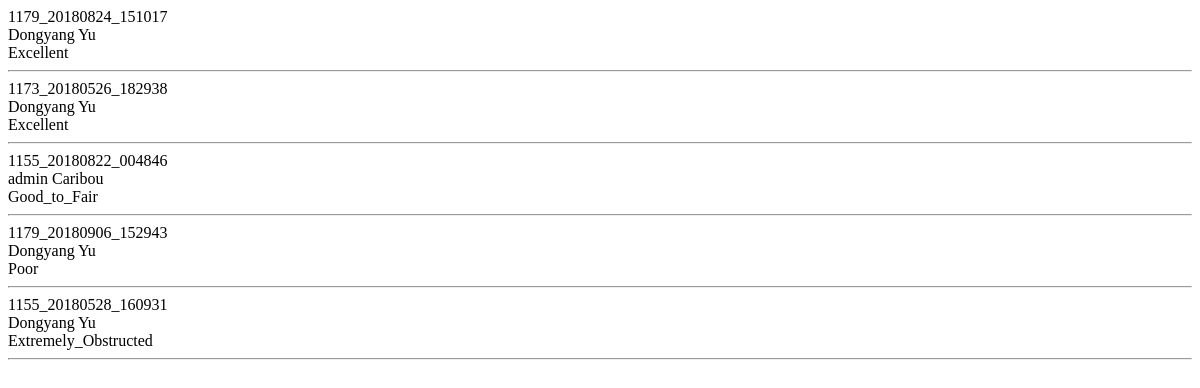
The page /analysis/content/ on the database as committed earlier.
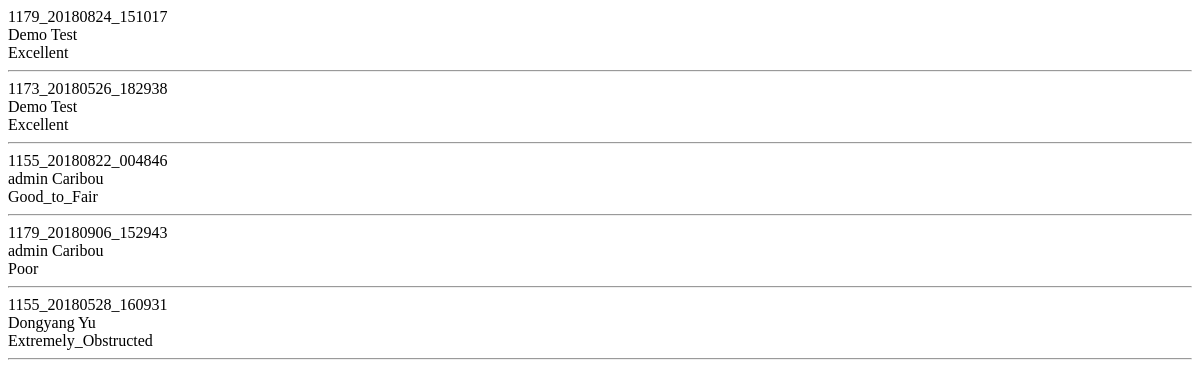
The same page on the database as committed later.
### analysis/models.py (models this page shows, shortened)
class Result(models.Model):
    File_Name = models.CharField(max_length=60, primary_key=True)
    Observer_Name = models.CharField(max_length=40)
    Cam_ID = models.IntegerField(default=0)
    Date = models.CharField(max_length=8, default='')
    Time = models.CharField(max_length=6, default='')
    Week_Num = models.IntegerField(default=0)
    Choices_Video_Quality = (
        ('Excellent', 'EXCELLENT'),
        ('Good_to_Fair', 'GOOD to FAIR'),
        ('Poor', 'POOR'),
        ('Extremely_Obstructed', 'EXTREMELY OBSTRUCTED'),
    )
    Video_Quality = models.CharField(max_length=20,
                                     choices=Choices_Video_Quality,)
    Choices_Ruminating_Foraging = (
        ('Chewing', 'CHEWING'),
        ('Drinking', 'DRINKING'),
        ('Eating', 'EATING'),
        ('Licking', 'LICKING soil for minerals but did not eat'),
        ('None', 'None of the above'),
        ('Ruminating', 'RUMINATING'),
    )
    Ruminating_Foraging=models.CharField(max_length=12,
                                         choices=Choices_Ruminating_Foraging,)
    Choices_State_of_Locomotion = (
        ('Napping', 'Napping'),
        ('Running', 'Running'),
        ('Stationary_Awake', 'Stationary Awake'),
        ('Wading/Swimming', 'Wading/Swimming'),
        ('Walking', 'Walking'),
    )
    State_of_Locomotion=models.CharField(max_length=20,
                                         choices=Choices_State_of_Locomotion,)
    Choices_Is_a_calf_visible = (
        ('No', 'No'),
        ('Yes_her_own', 'Yes – her own'),
        ('Yes_possibly_her_own', 'Yes – possibly her own'),
        ('Yes_with_another_cow', 'Yes – with another cow'),
    )
    Is_a_calf_visible=models.CharField(max_length=20,
                                       choices=Choices_Is_a_calf_visible,)
    Choices_Other_caribou_visible_excluding_own_calf = (
        ('Yes_one_to_a_few', 'Yes – one to a few individuals'),
        ('Yes_herd', 'Yes – herd'),
        ('Yes', 'Yes'),
        ('No', 'No'),
    )
    Other_caribou_visible_excluding_own_calf=models.CharField(max_length=20,
                                                              choices=Choices_Other_caribou_visible_excluding_own_calf,)
    Choices_Does_the_cow_have_antlers = (
        ('Yes', 'Yes'),
        ('No', 'No'),
        ('cant see', "Can't see/Not sure/Not relevant"),
    )
    Does_the_cow_have_antlers=models.CharField(max_length=20,
                                               choices=Choices_Does_the_cow_have_antlers,)
    MultiChoices_Potential_insect_avoidance_behavior = (
        ('Shook_its_head', 'Shook its head'),
        ('Kept_nose_Ground', 'Kept its nose still AND on the ground'),
        ('Scratched', 'Scratched'),
        ('Sought_snow_patch', 'Sought snow patch'),
        ('Huddled', 'Huddled'),
        ('None', 'None of the above'),
    )
    Potential_insect_avoidance_behavior=MultiSelectField(choices=MultiChoices_Potential_insect_avoidance_behavior,
                                                         )
    Choices_What_part_of_the_habitat_is_visible = (
        ('Ground_immediate_surroundings', 'Ground and immediate surroundings'),
        ('None', 'None'),
        ('Only_ground', 'Only ground'),
    )
    What_part_of_the_habitat_is_visible=models.CharField(max_length=35,
                                                         choices=Choices_What_part_of_the_habitat_is_visible,)
    Choices_What_is_the_PREDOMINANT_vegetation = (
        ('Poor_visibility', 'Poor visibility of predominant vegetation'),
        ('Alpine_Tundra', 'Alpine Tundra'),
        ('Lichen/Moss/Herbaceous', 'Lichen/Moss/Herbaceous'),
        ('Shrubby', 'Shrubby'),
        ('Forested-Deciduous', 'Forested – Deciduous'),
        ('Forested–Coniferous', 'Forested – Coniferous'),
        ('Unvegetated_Areas', 'Unvegetated Areas'),
    )
    What_is_the_PREDOMINANT_vegetation=models.CharField(max_length=30,
                                                        choices=Choices_What_is_the_PREDOMINANT_vegetation,
                                                        )
    Choices_Habitat_features_visible = (
        ('Snow_cover_1–50%', 'Snow cover 1–50%'),
        ('Snow_cover_50–100%', 'Snow cover 50–100%'),
        ('Water', 'Water'),
        ('Burn_area', 'Burn area'),
        ('Human_signs', 'Human signs'),
        ('None', 'None of the above'),
    )
    Habitat_features_visible=models.CharField(max_length=20,
                                              choices=Choices_Habitat_features_visible,
                                              )

### analysis/views.py (the view)
# urls.py: path('content/', views.SearchContent, name='content'),
def SearchContent(request):
    db = Result.objects.all()
    return render(request, 'analysis/demo-content.html', {"list": db})

### analysis/templates/analysis/demo-content.html (shortened to what this page needs)
<!DOCTYPE html>
<html lang="en">
<head>
</head>
<body>
    {% for i in list %}
        {{ i.File_Name }} <br>
        {{ i.Observer_Name }} <br>
        {{ i.Video_Quality }} <br>
        <hr>
    {% endfor %}
</body>
</html>

Rows that differ between the two databases and show on the page:
changed Result "1179_20180824_151017": Observer_Name "Dongyang Yu" → "Demo Test"
changed Result "1173_20180526_182938": Observer_Name "Dongyang Yu" → "Demo Test"
changed Result "Poor": Observer_Name "Dongyang Yu" → "admin Caribou"
